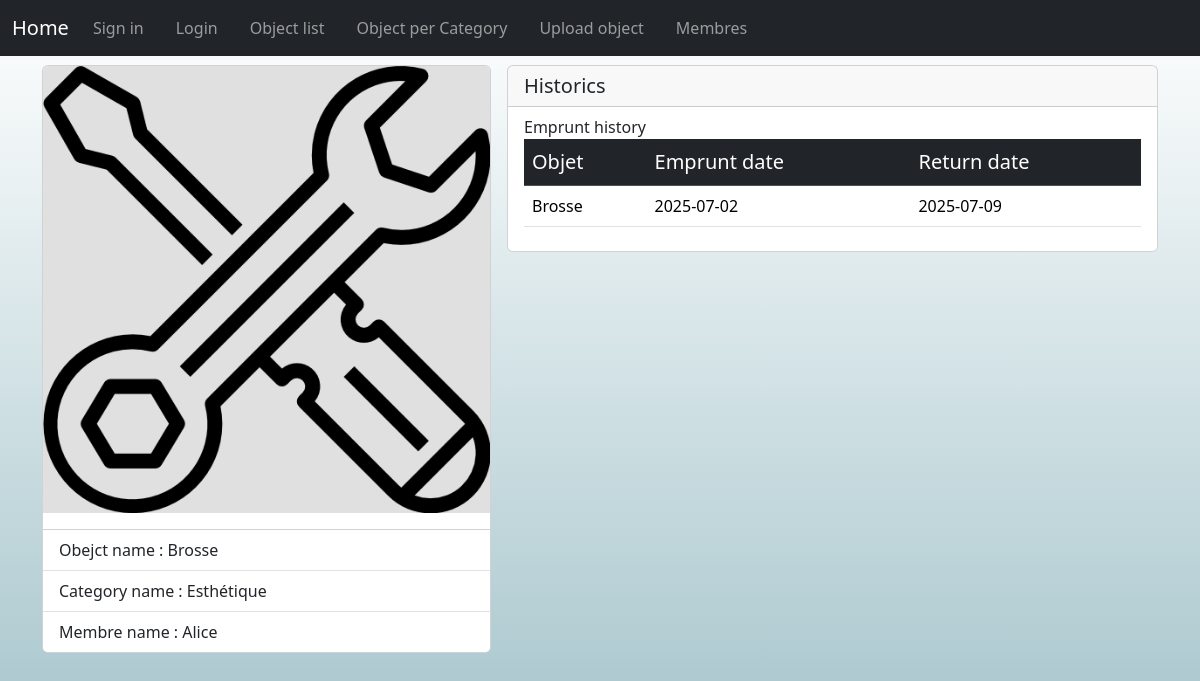
Screenshot of /pages/model.php?page=fiche.php&id=5 with the database file from the repository.
### tables this page shows
create table fn_images_objet (
    id_image int auto_increment primary key,
    id_objet int,
    nom_image text,
    Constraint fk_objet_image foreign key (id_objet) references fn_objet(id_objet)
);

create table fn_emprunt (
    id_emprunt int auto_increment primary key,
    id_objet int,
    id_membre int,
    date_emprunt date,
    date_retour date,
    Constraint fk_objet_emprunt foreign key (id_objet) references fn_objet(id_objet),
    Constraint fk_membre_emprunt foreign key (id_membre) references fn_membre(id_membre)
);

### inc/function.php (called while the page is built, shortened)
<?php
    require('connexion.php');
    require("gen_function.php");
    function get_objet($id){
        $sql = 'SELECT * FROM fn_v_objet_membre_categorie WHERE id_objet = "%s"';
        $sql = sprintf($sql, $id);
        $result = one_query($sql);
        return $result;
    }
    function get_first_image($id_objet)
    {
        $sql = 'select * from fn_images_objet where id_objet = "%s"';
        $sql = sprintf($sql, $id_objet);
        $result = one_query($sql);
        return $result;
    }
    function get_emprunt_by_objet($id_objet)
    {
        $sql = 'select * from fn_emprunt where id_objet = "%s"';
        $sql = sprintf($sql, $id_objet);
        $result = array_query($sql);
        return $result;
    }
?>

### inc/connexion.php (called while the page is built, shortened)
<?php
function dbconnect()
{
    static $connect = null;
    if($connect === null)
    {
        $connect = mysqli_connect('localhost', 'root', '', 'final_exam');
        mysqli_set_charset($connect, 'utf8mb4');
    }
    return $connect;
}

### inc/gen_function.php (called while the page is built, shortened)
<?php
    function array_query($sql)
    {
        $query = mysqli_query(dbconnect(), $sql);
        $result = array();
        while ($row = mysqli_fetch_assoc($query)) {
            $result[] = $row;
        }
        return $result;
    }
    function one_query($sql)
    {
        $query = mysqli_query(dbconnect(), $sql);
        $result = mysqli_fetch_assoc($query);
        return $result;
    }
?>

### pages/fiche.php (the view)
<?php
    $objet = get_objet($_GET['id']);
?>
<section class="d-md-flex justify-content-center gap-3">
        <div class="card d-md-flex justify-content-center gap-3">
            <?php $principal_image = get_first_image($objet['id_objet']); ?>
            <img src="<?= $principal_image['nom_image'] ?>" class="card-img-top image" alt="Images">
            <ul class="list-group list-group-flush">
                <li class="list-group-item"><span class="fw-medium">Obejct name : </span><?= $objet['nom_objet'] ?></li>
                <li class="list-group-item"><span class="fw-medium">Category name : </span><?= $objet['nom_categorie'] ?></li>
                <li class="list-group-item"><span class="fw-medium">Membre name : </span><?= $objet['nom'] ?></li>
            </ul>
        </div>
        <?php $history_emprunt = get_emprunt_by_objet($objet['id_objet']); ?>
        <div class="card col-md-7 h-100" style="">
            <div class="card-header">
                <h5 class="card-title m-0">Historics</h5>
            </div>
            <ul class="list-group list-group-flush">
                <li class="list-group-item">
                    <p class="fw-medium m-0">Emprunt history</p>
                    <div class="table-responsive">
                        <table class="table table-hover">
                            <tr class="table-dark">
                                <th class="fs-5 fw-medium">Objet</th>
                                <th class="fs-5 fw-medium">Emprunt date</th>
                                <th class="fs-5 fw-medium">Return date</th>
                            </tr>
                            <?php foreach ($history_emprunt as $item) { ?>
                                <tr>
                                    <td class="table-line"><?= $objet['nom_objet'] ?></td>
                                    <td class="table-line"><?= $item['date_emprunt'] ?></td>
                                    <td class="table-line"><?= $item['date_retour'] ?></td>
                                </tr>
                            <?php } ?>
                        </table>
                    </div>
                </li>
            </ul>
        </div>
</section>

### assets/css/styles.css (style rules this page uses)
* { box-sizing: border-box; }
body { margin: 0; padding: 0; min-height: 100vh; background: linear-gradient(rgb(255, 255, 255) , rgb(152, 188, 196)); }
tr { min-height: 35px; }
.image { min-width: 250px; min-height: 200px; background-color: rgb(224, 224, 224); }

### rows the page displays
fn_images_objet: nom_image (placeholder picture)
fn_emprunt: nom_objet "Brosse", date_emprunt "2025-07-02", date_retour "2025-07-09"

### other values shown
$objet['nom_objet'] "Brosse"
$objet['nom_categorie'] "Esthétique"
$objet['nom'] "Alice"
